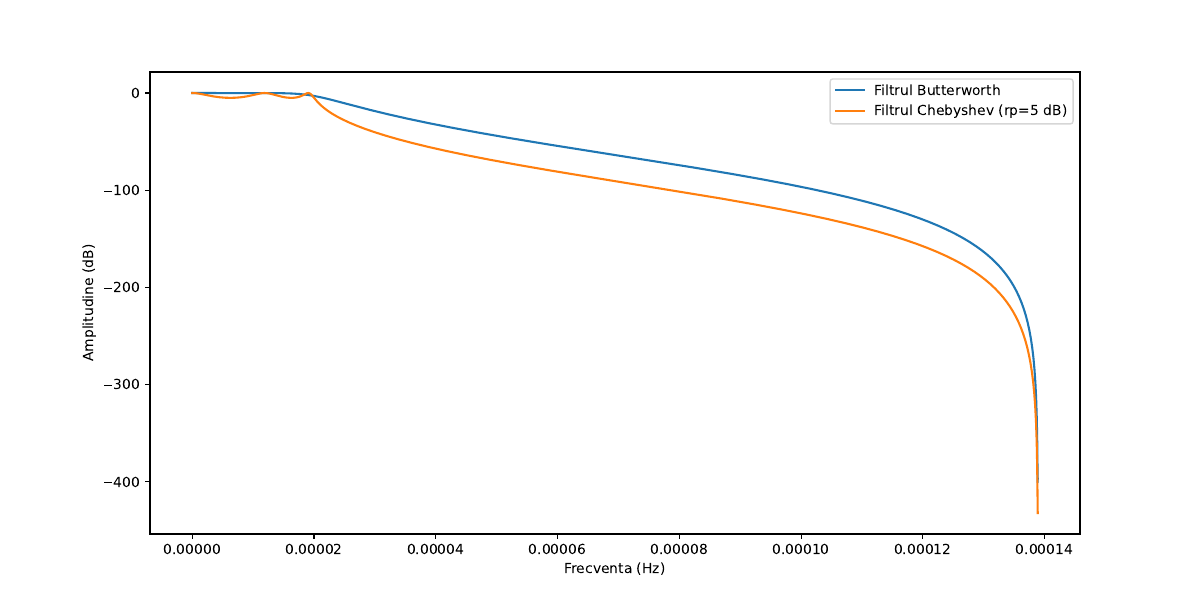

Reproduce this figure in Python.
import matplotlib.pyplot as plt
import numpy as np
import scipy as sp

def sinus(A, f0, phi):
    def x(t):
        return A * np.sin(2 * np.pi * f0 * t + phi)

    return x

if __name__ == '__main__':
    samples = np.genfromtxt('./labs/05/Train.csv', delimiter=',')
    samples = samples[1:, 2]
    N = len(samples)
    ds = 3 * 24 * 60 * 60 # 3 zile -> secunde
    dh = 3 * 24 # 3 zile -> ore
    samples = samples[:dh]
    
    fs = 1 / 3600
    fnyq = fs / 2
    
    # Orice frecventa mai mare de fnyq
    # nu poate fi reprezentata corect,
    # din cauza alierii deoarece fs = 1 / 3600
    # deci putem alege o frecventa mai mica de fnyq
    # pentru a vedea ciclul zilnic am putea alege
    # fc = 1 / 24 h = 1 / (24 * 3600) = 1 / 86400 = 0.00001157 Hz
    # deci putem alege fc sa fie putin mai mare pentru a
    # pastra ciclul zilnic => fc = 0.00002 Hz
    # fnorm = fc / fnyq = (2 * 10^-5) / (1 / (2 * 3600))
    # fnorm = 0.144

    fc = 2 / (10 ** 5)
    fnorm = fc / fnyq
    Wn = fnorm
    order = 5

    bbut, abut = sp.signal.butter(order, Wn, btype='low')

    rp = 5
    bche, ache = sp.signal.cheby1(order, rp, Wn, btype='low')

    w, hbut = sp.signal.freqz(bbut, abut, worN=8000)
    w, hche = sp.signal.freqz(bche, ache, worN=8000)

    plt.figure(figsize=(12, 6))
    plt.plot(w * fnyq / np.pi, 20 * np.log10(abs(hbut)), label='Filtrul Butterworth')
    plt.plot(w * fnyq / np.pi, 20 * np.log10(abs(hche)), label=f'Filtrul Chebyshev (rp={rp} dB)')
    plt.xlabel('Frecventa (Hz)')
    plt.ylabel('Amplitudine (dB)')
    plt.legend()
    plt.savefig('./labs/06/04d.pdf')
    plt.grid()
    plt.show()

